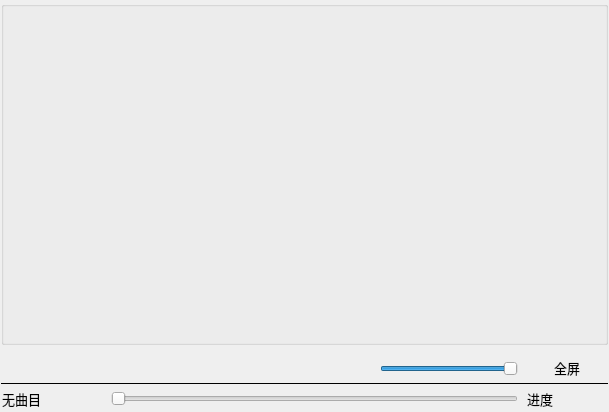
<?xml version="1.0" encoding="UTF-8"?>
<ui version="4.0">
 <class>MainWindow</class>
 <widget class="QMainWindow" name="MainWindow">
  <property name="geometry">
   <rect>
    <x>0</x>
    <y>0</y>
    <width>609</width>
    <height>412</height>
   </rect>
  </property>
  <property name="font">
   <font>
    <family>宋体</family>
    <pointsize>10</pointsize>
   </font>
  </property>
  <property name="windowTitle">
   <string>视频播放器</string>
  </property>
  <widget class="QWidget" name="centralWidget">
   <layout class="QVBoxLayout" name="verticalLayout_2">
    <property name="spacing">
     <number>1</number>
    </property>
    <property name="leftMargin">
     <number>1</number>
    </property>
    <property name="topMargin">
     <number>1</number>
    </property>
    <property name="rightMargin">
     <number>1</number>
    </property>
    <property name="bottomMargin">
     <number>1</number>
    </property>
    <item>
     <widget class="QGroupBox" name="groupBox">
      <property name="title">
       <string/>
      </property>
      <layout class="QVBoxLayout" name="verticalLayout">
       <property name="spacing">
        <number>1</number>
       </property>
       <property name="leftMargin">
        <number>1</number>
       </property>
       <property name="topMargin">
        <number>1</number>
       </property>
       <property name="rightMargin">
        <number>1</number>
       </property>
       <property name="bottomMargin">
        <number>1</number>
       </property>
       <item>
        <widget class="TMyVideoWidget" name="videoWidget" native="true"/>
       </item>
      </layout>
     </widget>
    </item>
    <item>
     <widget class="QWidget" name="widget" native="true">
      <property name="minimumSize">
       <size>
        <width>0</width>
        <height>35</height>
       </size>
      </property>
      <property name="maximumSize">
       <size>
        <width>16777215</width>
        <height>25</height>
       </size>
      </property>
      <layout class="QHBoxLayout" name="horizontalLayout">
       <property name="spacing">
        <number>9</number>
       </property>
       <property name="leftMargin">
        <number>1</number>
       </property>
       <property name="topMargin">
        <number>1</number>
       </property>
       <property name="rightMargin">
        <number>1</number>
       </property>
       <property name="bottomMargin">
        <number>1</number>
       </property>
       <item>
        <widget class="QPushButton" name="btnAdd">
         <property name="text">
          <string/>
         </property>
         <property name="icon">
          <iconset resource="res.qrc">
           <normaloff>:/images/images/001.GIF</normaloff>:/images/images/001.GIF</iconset>
         </property>
         <property name="flat">
          <bool>true</bool>
         </property>
        </widget>
       </item>
       <item>
        <widget class="QPushButton" name="btnPlay">
         <property name="enabled">
          <bool>false</bool>
         </property>
         <property name="text">
          <string/>
         </property>
         <property name="icon">
          <iconset resource="res.qrc">
           <normaloff>:/images/images/620.bmp</normaloff>:/images/images/620.bmp</iconset>
         </property>
         <property name="flat">
          <bool>true</bool>
         </property>
        </widget>
       </item>
       <item>
        <widget class="QPushButton" name="btnPause">
         <property name="enabled">
          <bool>false</bool>
         </property>
         <property name="text">
          <string/>
         </property>
         <property name="icon">
          <iconset resource="res.qrc">
           <normaloff>:/images/images/622.bmp</normaloff>:/images/images/622.bmp</iconset>
         </property>
         <property name="flat">
          <bool>true</bool>
         </property>
        </widget>
       </item>
       <item>
        <widget class="QPushButton" name="btnStop">
         <property name="enabled">
          <bool>false</bool>
         </property>
         <property name="text">
          <string/>
         </property>
         <property name="icon">
          <iconset resource="res.qrc">
           <normaloff>:/images/images/624.bmp</normaloff>:/images/images/624.bmp</iconset>
         </property>
         <property name="flat">
          <bool>true</bool>
         </property>
        </widget>
       </item>
       <item>
        <spacer name="horizontalSpacer">
         <property name="orientation">
          <enum>Qt::Horizontal</enum>
         </property>
         <property name="sizeHint" stdset="0">
          <size>
           <width>40</width>
           <height>20</height>
          </size>
         </property>
        </spacer>
       </item>
       <item>
        <widget class="QPushButton" name="btnSound">
         <property name="text">
          <string/>
         </property>
         <property name="icon">
          <iconset resource="res.qrc">
           <normaloff>:/images/images/volumn.bmp</normaloff>:/images/images/volumn.bmp</iconset>
         </property>
         <property name="flat">
          <bool>true</bool>
         </property>
        </widget>
       </item>
       <item>
        <widget class="QSlider" name="sliderVolumn">
         <property name="maximumSize">
          <size>
           <width>160</width>
           <height>16777215</height>
          </size>
         </property>
         <property name="maximum">
          <number>100</number>
         </property>
         <property name="value">
          <number>100</number>
         </property>
         <property name="orientation">
          <enum>Qt::Horizontal</enum>
         </property>
        </widget>
       </item>
       <item>
        <widget class="QPushButton" name="pushButton">
         <property name="text">
          <string>全屏</string>
         </property>
         <property name="icon">
          <iconset resource="res.qrc">
           <normaloff>:/images/images/237.GIF</normaloff>:/images/images/237.GIF</iconset>
         </property>
         <property name="flat">
          <bool>true</bool>
         </property>
        </widget>
       </item>
      </layout>
     </widget>
    </item>
    <item>
     <widget class="Line" name="line">
      <property name="frameShadow">
       <enum>QFrame::Plain</enum>
      </property>
      <property name="orientation">
       <enum>Qt::Horizontal</enum>
      </property>
     </widget>
    </item>
    <item>
     <widget class="QWidget" name="widget_2" native="true">
      <property name="maximumSize">
       <size>
        <width>16777215</width>
        <height>25</height>
       </size>
      </property>
      <layout class="QHBoxLayout" name="horizontalLayout_2">
       <property name="spacing">
        <number>9</number>
       </property>
       <property name="leftMargin">
        <number>1</number>
       </property>
       <property name="topMargin">
        <number>1</number>
       </property>
       <property name="rightMargin">
        <number>1</number>
       </property>
       <property name="bottomMargin">
        <number>1</number>
       </property>
       <item>
        <widget class="QLabel" name="labCurMedia">
         <property name="minimumSize">
          <size>
           <width>100</width>
           <height>0</height>
          </size>
         </property>
         <property name="text">
          <string>无曲目</string>
         </property>
        </widget>
       </item>
       <item>
        <widget class="QSlider" name="sliderPosition">
         <property name="tracking">
          <bool>false</bool>
         </property>
         <property name="orientation">
          <enum>Qt::Horizontal</enum>
         </property>
        </widget>
       </item>
       <item>
        <widget class="QLabel" name="LabRatio">
         <property name="minimumSize">
          <size>
           <width>80</width>
           <height>0</height>
          </size>
         </property>
         <property name="text">
          <string>进度</string>
         </property>
        </widget>
       </item>
      </layout>
     </widget>
    </item>
   </layout>
  </widget>
 </widget>
 <layoutdefault spacing="6" margin="11"/>
 <customwidgets>
  <customwidget>
   <class>TMyVideoWidget</class>
   <extends>QWidget</extends>
   <header location="global">tmyvideowidget.h</header>
   <container>1</container>
  </customwidget>
 </customwidgets>
 <resources>
  <include location="res.qrc"/>
 </resources>
 <connections/>
</ui>
